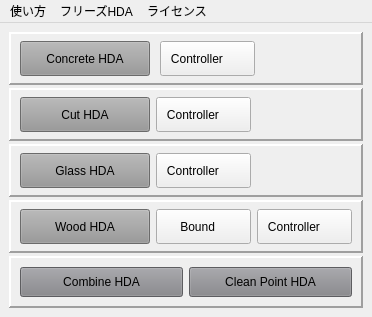
<?xml version="1.0" encoding="UTF-8"?>
<ui version="4.0">
 <class>MainWindow</class>
 <widget class="QMainWindow" name="MainWindow">
  <property name="geometry">
   <rect>
    <x>0</x>
    <y>0</y>
    <width>372</width>
    <height>315</height>
   </rect>
  </property>
  <property name="minimumSize">
   <size>
    <width>0</width>
    <height>0</height>
   </size>
  </property>
  <property name="maximumSize">
   <size>
    <width>494</width>
    <height>411</height>
   </size>
  </property>
  <property name="windowTitle">
   <string>Shutter Tool 1.0</string>
  </property>
  <widget class="QWidget" name="centralwidget">
   <property name="styleSheet">
    <string notr="true">QPushButton#pb_conc_hda, #pb_cut_hda, #pb_wood_hda, #pb_glass_hda{
	font: 75 12pt &quot;MS UI Gothic&quot;;
	background-color:rgb(150, 150, 150);
}

QPushButton#pb_combine_hda, #pb_clean_hda{
	font: 75 10pt &quot;MS UI Gothic&quot;;
	background-color:rgb(130, 130, 135);
}

QPushButton#pb_conc_cont, #pb_cut_cont, #pb_wood_bnd, #pb_wood_cont, #pb_glass_cont{
	font: 75 8pt &quot;MS UI Gothic&quot;;
	text-align: left;
}</string>
   </property>
   <layout class="QVBoxLayout" name="verticalLayout">
    <property name="spacing">
     <number>3</number>
    </property>
    <item>
     <widget class="QFrame" name="frm_conc">
      <property name="styleSheet">
       <string notr="true">QPushButton#pb_conc_cont{
	background-image: url(:/sphere.png);
    background-repeat:  no-repeat;
    background-position: right;
}</string>
      </property>
      <property name="frameShape">
       <enum>QFrame::Panel</enum>
      </property>
      <property name="frameShadow">
       <enum>QFrame::Raised</enum>
      </property>
      <property name="lineWidth">
       <number>2</number>
      </property>
      <layout class="QHBoxLayout" name="horizontalLayout">
       <property name="spacing">
        <number>10</number>
       </property>
       <property name="topMargin">
        <number>7</number>
       </property>
       <property name="bottomMargin">
        <number>7</number>
       </property>
       <item>
        <widget class="QPushButton" name="pb_conc_hda">
         <property name="minimumSize">
          <size>
           <width>130</width>
           <height>35</height>
          </size>
         </property>
         <property name="maximumSize">
          <size>
           <width>16777215</width>
           <height>16777215</height>
          </size>
         </property>
         <property name="text">
          <string>Concrete HDA</string>
         </property>
         <property name="iconSize">
          <size>
           <width>20</width>
           <height>20</height>
          </size>
         </property>
         <property name="autoRepeat">
          <bool>false</bool>
         </property>
         <property name="autoDefault">
          <bool>false</bool>
         </property>
         <property name="default">
          <bool>false</bool>
         </property>
         <property name="flat">
          <bool>false</bool>
         </property>
        </widget>
       </item>
       <item>
        <widget class="QPushButton" name="pb_conc_cont">
         <property name="minimumSize">
          <size>
           <width>95</width>
           <height>35</height>
          </size>
         </property>
         <property name="maximumSize">
          <size>
           <width>16777215</width>
           <height>16777215</height>
          </size>
         </property>
         <property name="baseSize">
          <size>
           <width>0</width>
           <height>0</height>
          </size>
         </property>
         <property name="layoutDirection">
          <enum>Qt::LeftToRight</enum>
         </property>
         <property name="autoFillBackground">
          <bool>false</bool>
         </property>
         <property name="text">
          <string>   Controller</string>
         </property>
         <property name="iconSize">
          <size>
           <width>20</width>
           <height>20</height>
          </size>
         </property>
         <property name="autoRepeat">
          <bool>false</bool>
         </property>
         <property name="flat">
          <bool>false</bool>
         </property>
        </widget>
       </item>
       <item>
        <spacer name="spacer">
         <property name="orientation">
          <enum>Qt::Horizontal</enum>
         </property>
         <property name="sizeType">
          <enum>QSizePolicy::Expanding</enum>
         </property>
         <property name="sizeHint" stdset="0">
          <size>
           <width>0</width>
           <height>0</height>
          </size>
         </property>
        </spacer>
       </item>
      </layout>
     </widget>
    </item>
    <item>
     <widget class="QFrame" name="frm_cut">
      <property name="styleSheet">
       <string notr="true">QPushButton#pb_cut_cont{
	background-image: url(:/plane.png);
    background-repeat:  no-repeat;
    background-position: right;
}</string>
      </property>
      <property name="frameShape">
       <enum>QFrame::Panel</enum>
      </property>
      <property name="frameShadow">
       <enum>QFrame::Raised</enum>
      </property>
      <property name="lineWidth">
       <number>2</number>
      </property>
      <layout class="QHBoxLayout" name="horizontalLayout_2">
       <property name="topMargin">
        <number>7</number>
       </property>
       <property name="bottomMargin">
        <number>7</number>
       </property>
       <item>
        <widget class="QPushButton" name="pb_cut_hda">
         <property name="minimumSize">
          <size>
           <width>130</width>
           <height>35</height>
          </size>
         </property>
         <property name="text">
          <string>Cut HDA</string>
         </property>
        </widget>
       </item>
       <item>
        <widget class="QPushButton" name="pb_cut_cont">
         <property name="minimumSize">
          <size>
           <width>95</width>
           <height>35</height>
          </size>
         </property>
         <property name="maximumSize">
          <size>
           <width>16777215</width>
           <height>16777215</height>
          </size>
         </property>
         <property name="text">
          <string>   Controller</string>
         </property>
         <property name="iconSize">
          <size>
           <width>20</width>
           <height>20</height>
          </size>
         </property>
         <property name="autoRepeat">
          <bool>false</bool>
         </property>
         <property name="flat">
          <bool>false</bool>
         </property>
        </widget>
       </item>
       <item>
        <spacer name="spacer_2">
         <property name="orientation">
          <enum>Qt::Horizontal</enum>
         </property>
         <property name="sizeType">
          <enum>QSizePolicy::Expanding</enum>
         </property>
         <property name="sizeHint" stdset="0">
          <size>
           <width>0</width>
           <height>0</height>
          </size>
         </property>
        </spacer>
       </item>
      </layout>
     </widget>
    </item>
    <item>
     <widget class="QFrame" name="frm_glass">
      <property name="styleSheet">
       <string notr="true">QPushButton#pb_glass_cont{
	background-image: url(:/circle.png);
    background-repeat:  no-repeat;
    background-position: right;
}</string>
      </property>
      <property name="frameShape">
       <enum>QFrame::Panel</enum>
      </property>
      <property name="frameShadow">
       <enum>QFrame::Raised</enum>
      </property>
      <property name="lineWidth">
       <number>2</number>
      </property>
      <layout class="QHBoxLayout" name="horizontalLayout_6">
       <property name="topMargin">
        <number>7</number>
       </property>
       <property name="bottomMargin">
        <number>7</number>
       </property>
       <item>
        <widget class="QPushButton" name="pb_glass_hda">
         <property name="minimumSize">
          <size>
           <width>130</width>
           <height>35</height>
          </size>
         </property>
         <property name="text">
          <string>Glass HDA</string>
         </property>
        </widget>
       </item>
       <item>
        <widget class="QPushButton" name="pb_glass_cont">
         <property name="minimumSize">
          <size>
           <width>95</width>
           <height>35</height>
          </size>
         </property>
         <property name="maximumSize">
          <size>
           <width>16777215</width>
           <height>16777215</height>
          </size>
         </property>
         <property name="text">
          <string>   Controller</string>
         </property>
        </widget>
       </item>
       <item>
        <spacer name="spacer_4">
         <property name="orientation">
          <enum>Qt::Horizontal</enum>
         </property>
         <property name="sizeType">
          <enum>QSizePolicy::Expanding</enum>
         </property>
         <property name="sizeHint" stdset="0">
          <size>
           <width>0</width>
           <height>0</height>
          </size>
         </property>
        </spacer>
       </item>
      </layout>
     </widget>
    </item>
    <item>
     <widget class="QFrame" name="frm_wood">
      <property name="styleSheet">
       <string notr="true">QPushButton#pb_wood_bnd{
	background-image: url(:/cube.png);
    background-repeat:  no-repeat;
    background-position: right;
}

QPushButton#pb_wood_cont{
	background-image: url(:/plane.png);
    background-repeat:  no-repeat;
    background-position: right;
}</string>
      </property>
      <property name="frameShape">
       <enum>QFrame::Panel</enum>
      </property>
      <property name="frameShadow">
       <enum>QFrame::Raised</enum>
      </property>
      <property name="lineWidth">
       <number>2</number>
      </property>
      <layout class="QHBoxLayout" name="horizontalLayout_3">
       <property name="topMargin">
        <number>7</number>
       </property>
       <property name="bottomMargin">
        <number>7</number>
       </property>
       <item>
        <widget class="QPushButton" name="pb_wood_hda">
         <property name="minimumSize">
          <size>
           <width>130</width>
           <height>35</height>
          </size>
         </property>
         <property name="text">
          <string>Wood HDA</string>
         </property>
        </widget>
       </item>
       <item>
        <widget class="QPushButton" name="pb_wood_bnd">
         <property name="minimumSize">
          <size>
           <width>95</width>
           <height>35</height>
          </size>
         </property>
         <property name="maximumSize">
          <size>
           <width>16777215</width>
           <height>16777215</height>
          </size>
         </property>
         <property name="text">
          <string>       Bound</string>
         </property>
         <property name="iconSize">
          <size>
           <width>20</width>
           <height>20</height>
          </size>
         </property>
         <property name="autoRepeat">
          <bool>false</bool>
         </property>
         <property name="flat">
          <bool>false</bool>
         </property>
        </widget>
       </item>
       <item>
        <widget class="QPushButton" name="pb_wood_cont">
         <property name="minimumSize">
          <size>
           <width>95</width>
           <height>35</height>
          </size>
         </property>
         <property name="maximumSize">
          <size>
           <width>16777215</width>
           <height>16777215</height>
          </size>
         </property>
         <property name="text">
          <string>   Controller</string>
         </property>
         <property name="iconSize">
          <size>
           <width>20</width>
           <height>20</height>
          </size>
         </property>
         <property name="autoRepeat">
          <bool>false</bool>
         </property>
         <property name="flat">
          <bool>false</bool>
         </property>
        </widget>
       </item>
      </layout>
     </widget>
    </item>
    <item>
     <widget class="QFrame" name="frame">
      <property name="frameShape">
       <enum>QFrame::Panel</enum>
      </property>
      <property name="frameShadow">
       <enum>QFrame::Raised</enum>
      </property>
      <property name="lineWidth">
       <number>2</number>
      </property>
      <layout class="QHBoxLayout" name="horizontalLayout_4">
       <item>
        <widget class="QPushButton" name="pb_combine_hda">
         <property name="minimumSize">
          <size>
           <width>0</width>
           <height>30</height>
          </size>
         </property>
         <property name="text">
          <string>Combine HDA</string>
         </property>
        </widget>
       </item>
       <item>
        <widget class="QPushButton" name="pb_clean_hda">
         <property name="minimumSize">
          <size>
           <width>0</width>
           <height>30</height>
          </size>
         </property>
         <property name="text">
          <string>Clean Point HDA</string>
         </property>
        </widget>
       </item>
      </layout>
     </widget>
    </item>
   </layout>
  </widget>
  <widget class="QMenuBar" name="menubar">
   <property name="geometry">
    <rect>
     <x>0</x>
     <y>0</y>
     <width>372</width>
     <height>21</height>
    </rect>
   </property>
   <widget class="QMenu" name="menu">
    <property name="title">
     <string>使い方</string>
    </property>
    <addaction name="act_conf"/>
   </widget>
   <widget class="QMenu" name="menu_2">
    <property name="title">
     <string>ライセンス</string>
    </property>
    <addaction name="act_cyfl"/>
    <addaction name="act_hkey"/>
   </widget>
   <widget class="QMenu" name="menu_HDA">
    <property name="title">
     <string>フリーズHDA</string>
    </property>
    <addaction name="act_freeze"/>
    <addaction name="act_unfreeze"/>
   </widget>
   <addaction name="menu"/>
   <addaction name="menu_HDA"/>
   <addaction name="menu_2"/>
  </widget>
  <action name="act_conf">
   <property name="text">
    <string>Confluence</string>
   </property>
  </action>
  <action name="act_cyfl">
   <property name="text">
    <string>CyFloating</string>
   </property>
  </action>
  <action name="act_hkey">
   <property name="text">
    <string>License Administrator</string>
   </property>
  </action>
  <action name="act_freeze">
   <property name="text">
    <string>freeze</string>
   </property>
  </action>
  <action name="act_unfreeze">
   <property name="text">
    <string>unfreeze</string>
   </property>
  </action>
 </widget>
 <resources/>
 <connections/>
</ui>
